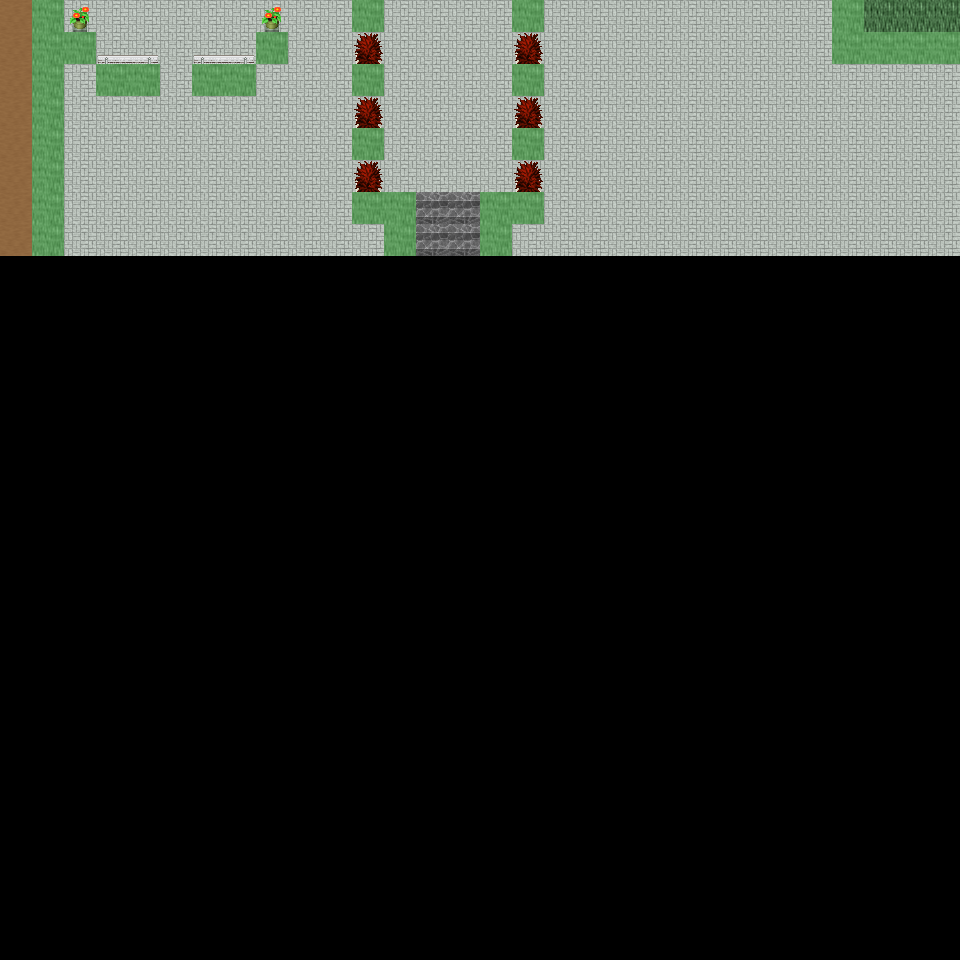

Below is a game level as drawn by its tile map, then a one-line description and the .tmx that defines it (tile-layer data replaced by summaries):
An orthogonal 30x30 tile map with 32x32 px tiles, 6 tile layers (Ground, Object, Object2, Above, ...), 37 tilesets and 7 objects (7x mapExit).

<map version="1.0" orientation="orthogonal" renderorder="right-down" width="30" height="30" tilewidth="32" tileheight="32" nextobjectid="8">
  <tileset firstgid="1" name="tileset_ground_ground" tilewidth="32" tileheight="32" tilecount="33" columns="3">
    <image source="../drawable/tileset_ground_ground.png" width="96" height="352" />
  </tileset>
  <tileset firstgid="34" name="tileset_ground_ridge_earth_dark" tilewidth="32" tileheight="32" tilecount="96" columns="12">
    <image source="../drawable/tileset_ground_ridge_earth_dark.png" width="384" height="256" />
  </tileset>
  <tileset firstgid="130" name="tileset_logic_collision" tilewidth="32" tileheight="32" tilecount="1" columns="1">
    <image source="../drawable/tileset_logic_collision.png" width="32" height="32" />
  </tileset>
  <tileset firstgid="131" name="tileset_logic_portal" tilewidth="32" tileheight="32" tilecount="24" columns="8">
    <image source="../drawable/tileset_logic_portal.png" width="256" height="96" />
  </tileset>
  <tileset firstgid="155" name="tileset_building_fence_fence_chunky" tilewidth="32" tileheight="32" tilecount="21" columns="3">
    <image source="../drawable/tileset_building_fence_fence_chunky.png" width="96" height="224" />
  </tileset>
  <tileset firstgid="176" name="tileset_item_statue_girl_with_bird" tilewidth="32" tileheight="32" tilecount="12" columns="4">
    <image source="../drawable/tileset_item_statue_girl_with_bird.png" width="128" height="96" />
  </tileset>
  <tileset firstgid="188" name="tileset_plant_bush_hosta" tilewidth="32" tileheight="32" tilecount="9" columns="3">
    <image source="../drawable/tileset_plant_bush_hosta.png" width="96" height="96" />
  </tileset>
  <tileset firstgid="197" name="tileset_logic_item_sheepfood" tilewidth="32" tileheight="32" tilecount="1" columns="1">
    <image source="../drawable/tileset_logic_item_sheepfood.png" width="32" height="32" />
  </tileset>
  <tileset firstgid="198" name="tileset_ground_rock_rocks_3" tilewidth="32" tileheight="32" tilecount="16" columns="4">
    <image source="../drawable/tileset_ground_rock_rocks_3.png" width="128" height="128" />
  </tileset>
  <tileset firstgid="214" name="tileset_item_statue_crystal_statues" tilewidth="32" tileheight="32" tilecount="12" columns="6">
    <image source="../drawable/tileset_item_statue_crystal_statues.png" width="192" height="64" />
  </tileset>
  <tileset firstgid="226" name="tileset_plant_tree_maple_tree" tilewidth="32" tileheight="32" tilecount="72" columns="8">
    <image source="../drawable/tileset_plant_tree_maple_tree.png" width="256" height="288" />
  </tileset>
  <tileset firstgid="298" name="tileset_plant_stump_small_stump" tilewidth="32" tileheight="32" tilecount="4" columns="2">
    <image source="../drawable/tileset_plant_stump_small_stump.png" width="64" height="64" />
  </tileset>
  <tileset firstgid="302" name="tileset_item_statue_plants_potted_stone" tilewidth="32" tileheight="32" tilecount="6" columns="3">
    <image source="../drawable/tileset_item_statue_plants_potted_stone.png" width="96" height="64" />
  </tileset>
  <tileset firstgid="308" name="tileset_logic_creature_sheep" tilewidth="32" tileheight="32" tilecount="1" columns="1">
    <image source="../drawable/tileset_logic_creature_sheep.png" width="32" height="32" />
  </tileset>
  <tileset firstgid="309" name="tileset_furniture_chair_bench_white" tilewidth="32" tileheight="32" tilecount="8" columns="2">
    <image source="../drawable/tileset_furniture_chair_bench_white.png" width="64" height="128" />
  </tileset>
  <tileset firstgid="317" name="tileset_furniture_sink_dark_side_on" tilewidth="32" tileheight="32" tilecount="6" columns="3">
    <image source="../drawable/tileset_furniture_sink_dark_side_on.png" width="96" height="64" />
  </tileset>
  <tileset firstgid="323" name="tileset_object_birds" tilewidth="32" tileheight="32" tilecount="4" columns="2">
    <image source="../drawable/tileset_object_birds.png" width="64" height="64" />
  </tileset>
  <tileset firstgid="327" name="tileset_logic_creature_animal" tilewidth="32" tileheight="32" tilecount="32" columns="8">
    <image source="../drawable/tileset_logic_creature_animal.png" width="256" height="128" />
  </tileset>
  <tileset firstgid="359" name="tileset_ground_earth_edges" tilewidth="32" tileheight="32" tilecount="18" columns="6">
    <image source="../drawable/tileset_ground_earth_edges.png" width="192" height="96" />
  </tileset>
  <tileset firstgid="377" name="tileset_ground_grass_corners" tilewidth="32" tileheight="32" tilecount="24" columns="6">
    <image source="../drawable/tileset_ground_grass_corners.png" width="192" height="128" />
  </tileset>
  <tileset firstgid="401" name="tileset_building_stairs_stairs_grey" tilewidth="32" tileheight="32" tilecount="6" columns="3">
    <image source="../drawable/tileset_building_stairs_stairs_grey.png" width="96" height="64" />
  </tileset>
  <tileset firstgid="407" name="tileset_logic_creature_ent" tilewidth="32" tileheight="32" tilecount="4" columns="4">
    <image source="../drawable/tileset_logic_creature_ent.png" width="128" height="32" />
  </tileset>
  <tileset firstgid="411" name="tileset_plant_tree_pine_tree" tilewidth="32" tileheight="32" tilecount="20" columns="4">
    <image source="../drawable/tileset_plant_tree_pine_tree.png" width="128" height="160" />
  </tileset>
  <tileset firstgid="431" name="tileset_plant_tree_oak_tree" tilewidth="32" tileheight="32" tilecount="20" columns="4">
    <image source="../drawable/tileset_plant_tree_oak_tree.png" width="128" height="160" />
  </tileset>
  <tileset firstgid="451" name="tileset_plant_tree_chestnut_tree" tilewidth="32" tileheight="32" tilecount="20" columns="4">
    <image source="../drawable/tileset_plant_tree_chestnut_tree.png" width="128" height="160" />
  </tileset>
  <tileset firstgid="471" name="tileset_building_thatched_roof_cottage1" tilewidth="32" tileheight="32" tilecount="20" columns="4">
    <image source="../drawable/tileset_building_thatched_roof_cottage1.png" width="128" height="160" />
  </tileset>
  <tileset firstgid="491" name="tileset_building_thatched_roof_cottage2" tilewidth="32" tileheight="32" tilecount="20" columns="4">
    <image source="../drawable/tileset_building_thatched_roof_cottage2.png" width="128" height="160" />
  </tileset>
  <tileset firstgid="511" name="tileset_logic_item_vegetable" tilewidth="32" tileheight="32" tilecount="16" columns="8">
    <image source="../drawable/tileset_logic_item_vegetable.png" width="256" height="64" />
  </tileset>
  <tileset firstgid="527" name="tileset_object_well" tilewidth="32" tileheight="32" tilecount="4" columns="2">
    <image source="../drawable/tileset_object_well.png" width="64" height="64" />
  </tileset>
  <tileset firstgid="531" name="tileset_plant_flower_flower_bed_1" tilewidth="32" tileheight="32" tilecount="35" columns="7">
    <image source="../drawable/tileset_plant_flower_flower_bed_1.png" width="224" height="160" />
  </tileset>
  <tileset firstgid="566" name="tileset_plant_flower_small_flower_bed" tilewidth="32" tileheight="32" tilecount="12" columns="3">
    <image source="../drawable/tileset_plant_flower_small_flower_bed.png" width="96" height="128" />
  </tileset>
  <tileset firstgid="578" name="tileset_plant_flower_small_flower_bed_2" tilewidth="32" tileheight="32" tilecount="12" columns="3">
    <image source="../drawable/tileset_plant_flower_small_flower_bed_2.png" width="96" height="128" />
  </tileset>
  <tileset firstgid="590" name="tileset_plant_flower_foxgloves" tilewidth="32" tileheight="32" tilecount="4" columns="2">
    <image source="../drawable/tileset_plant_flower_foxgloves.png" width="64" height="64" />
  </tileset>
  <tileset firstgid="594" name="tileset_plant_flower_hothouse_flowers" tilewidth="32" tileheight="32" tilecount="72" columns="6">
    <image source="../drawable/tileset_plant_flower_hothouse_flowers.png" width="192" height="384" />
  </tileset>
  <tileset firstgid="666" name="tileset_plant_bush_bush_mult_colored" tilewidth="32" tileheight="32" tilecount="6" columns="3">
    <image source="../drawable/tileset_plant_bush_bush_mult_colored.png" width="96" height="64" />
  </tileset>
  <tileset firstgid="672" name="tileset_object_ents" tilewidth="32" tileheight="32" tilecount="50" columns="5">
    <image source="../drawable/tileset_object_ents.png" width="160" height="320" />
  </tileset>
  <tileset firstgid="722" name="tileset_ground_green_paving" tilewidth="32" tileheight="32" tilecount="18" columns="3">
    <image source="../drawable/tileset_ground_green_paving.png" width="96" height="192" />
  </tileset>
  <layer name="Ground" width="30" height="30">
    <data>[900 cells, 240 non-empty, 3 distinct tile ids]</data>
  </layer>
  <layer name="Object" width="30" height="30">
    <data>[900 cells, 27 non-empty, 10 distinct tile ids]</data>
  </layer>
  <layer name="Object2" width="30" height="30">
    <data>[900 cells, 8 non-empty, 1 distinct tile ids]</data>
  </layer>
  <layer name="Above" width="30" height="30">
    <data>[900 cells, 12 non-empty, 4 distinct tile ids]</data>
  </layer>
  <layer name="Above2" width="30" height="30">
    <data>[900 cells, 0 non-empty, 0 distinct tile ids]</data>
  </layer>
  <layer name="Walkable" width="30" height="30">
    <data>[900 cells, 31 non-empty, 1 distinct tile ids]</data>
  </layer>
  <objectgroup name="MapEvents">
    <object id="1" name="north" type="mapExit" x="0" y="0" width="32" height="32">
      <properties>
        <property name="map" value="level_0_x187_y11" />
        <property name="x" value="0" />
        <property name="y" value="28" />
      </properties>
    </object>
    <object id="2" name="north2" type="mapExit" x="64" y="0" width="288" height="32">
      <properties>
        <property name="map" value="level_0_x187_y11" />
        <property name="x" value="2" />
        <property name="y" value="28" />
      </properties>
    </object>
    <object id="3" name="north3" type="mapExit" x="384" y="0" width="128" height="32">
      <properties>
        <property name="map" value="level_0_x187_y11" />
        <property name="x" value="12" />
        <property name="y" value="28" />
      </properties>
    </object>
    <object id="4" name="north4" type="mapExit" x="544" y="0" width="288" height="32">
      <properties>
        <property name="map" value="level_0_x187_y11" />
        <property name="x" value="17" />
        <property name="y" value="28" />
      </properties>
    </object>
    <object id="5" name="north5" type="mapExit" x="864" y="0" width="96" height="32">
      <properties>
        <property name="map" value="level_0_x187_y11" />
        <property name="x" value="27" />
        <property name="y" value="28" />
      </properties>
    </object>
    <object id="6" name="east" type="mapExit" x="928" y="0" width="32" height="32">
      <properties>
        <property name="map" value="level_0_x188_y12" />
        <property name="x" value="1" />
        <property name="y" value="0" />
      </properties>
    </object>
    <object id="7" name="east2" type="mapExit" x="928" y="64" width="32" height="896">
      <properties>
        <property name="map" value="level_0_x188_y12" />
        <property name="x" value="1" />
        <property name="y" value="2" />
      </properties>
    </object>
  </objectgroup>
</map>
